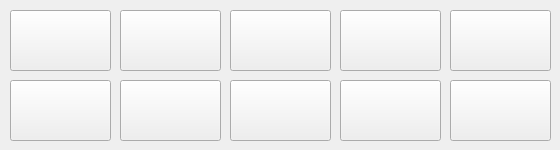
     <widget class="QWidget" name="tab2">
      <attribute name="title">
       <string>21-30</string>
      </attribute>
      <widget class="QPushButton" name="pushButton_21">
       <property name="geometry">
        <rect>
         <x>10</x>
         <y>10</y>
         <width>101</width>
         <height>61</height>
        </rect>
       </property>
       <property name="cursor">
        <cursorShape>ArrowCursor</cursorShape>
       </property>
       <property name="text">
        <string/>
       </property>
       <property name="icon">
        <iconset resource="../../icons.qrc">
         <normaloff>:/images/icons/process-stop.png</normaloff>:/images/icons/process-stop.png</iconset>
       </property>
       <property name="iconSize">
        <size>
         <width>36</width>
         <height>36</height>
        </size>
       </property>
      </widget>
      <widget class="QPushButton" name="pushButton_22">
       <property name="geometry">
        <rect>
         <x>120</x>
         <y>10</y>
         <width>101</width>
         <height>61</height>
        </rect>
       </property>
       <property name="cursor">
        <cursorShape>ArrowCursor</cursorShape>
       </property>
       <property name="text">
        <string/>
       </property>
       <property name="icon">
        <iconset resource="../../icons.qrc">
         <normaloff>:/images/icons/process-stop.png</normaloff>:/images/icons/process-stop.png</iconset>
       </property>
       <property name="iconSize">
        <size>
         <width>36</width>
         <height>36</height>
        </size>
       </property>
      </widget>
      <widget class="QPushButton" name="pushButton_23">
       <property name="geometry">
        <rect>
         <x>230</x>
         <y>10</y>
         <width>101</width>
         <height>61</height>
        </rect>
       </property>
       <property name="cursor">
        <cursorShape>ArrowCursor</cursorShape>
       </property>
       <property name="text">
        <string/>
       </property>
       <property name="icon">
        <iconset resource="../../icons.qrc">
         <normaloff>:/images/icons/process-stop.png</normaloff>:/images/icons/process-stop.png</iconset>
       </property>
       <property name="iconSize">
        <size>
         <width>36</width>
         <height>36</height>
        </size>
       </property>
      </widget>
      <widget class="QPushButton" name="pushButton_24">
       <property name="geometry">
        <rect>
         <x>340</x>
         <y>10</y>
         <width>101</width>
         <height>61</height>
        </rect>
       </property>
       <property name="cursor">
        <cursorShape>ArrowCursor</cursorShape>
       </property>
       <property name="text">
        <string/>
       </property>
       <property name="icon">
        <iconset resource="../../icons.qrc">
         <normaloff>:/images/icons/process-stop.png</normaloff>:/images/icons/process-stop.png</iconset>
       </property>
       <property name="iconSize">
        <size>
         <width>36</width>
         <height>36</height>
        </size>
       </property>
      </widget>
      <widget class="QPushButton" name="pushButton_25">
       <property name="geometry">
        <rect>
         <x>450</x>
         <y>10</y>
         <width>101</width>
         <height>61</height>
        </rect>
       </property>
       <property name="cursor">
        <cursorShape>ArrowCursor</cursorShape>
       </property>
       <property name="text">
        <string/>
       </property>
       <property name="icon">
        <iconset resource="../../icons.qrc">
         <normaloff>:/images/icons/process-stop.png</normaloff>:/images/icons/process-stop.png</iconset>
       </property>
       <property name="iconSize">
        <size>
         <width>36</width>
         <height>36</height>
        </size>
       </property>
      </widget>
      <widget class="QPushButton" name="pushButton_26">
       <property name="geometry">
        <rect>
         <x>10</x>
         <y>80</y>
         <width>101</width>
         <height>61</height>
        </rect>
       </property>
       <property name="cursor">
        <cursorShape>ArrowCursor</cursorShape>
       </property>
       <property name="text">
        <string/>
       </property>
       <property name="icon">
        <iconset resource="../../icons.qrc">
         <normaloff>:/images/icons/process-stop.png</normaloff>:/images/icons/process-stop.png</iconset>
       </property>
       <property name="iconSize">
        <size>
         <width>36</width>
         <height>36</height>
        </size>
       </property>
      </widget>
      <widget class="QPushButton" name="pushButton_27">
       <property name="geometry">
        <rect>
         <x>120</x>
         <y>80</y>
         <width>101</width>
         <height>61</height>
        </rect>
       </property>
       <property name="cursor">
        <cursorShape>ArrowCursor</cursorShape>
       </property>
       <property name="text">
        <string/>
       </property>
       <property name="icon">
        <iconset resource="../../icons.qrc">
         <normaloff>:/images/icons/process-stop.png</normaloff>:/images/icons/process-stop.png</iconset>
       </property>
       <property name="iconSize">
        <size>
         <width>36</width>
         <height>36</height>
        </size>
       </property>
      </widget>
      <widget class="QPushButton" name="pushButton_28">
       <property name="geometry">
        <rect>
         <x>230</x>
         <y>80</y>
         <width>101</width>
         <height>61</height>
        </rect>
       </property>
       <property name="cursor">
        <cursorShape>ArrowCursor</cursorShape>
       </property>
       <property name="text">
        <string/>
       </property>
       <property name="icon">
        <iconset resource="../../icons.qrc">
         <normaloff>:/images/icons/process-stop.png</normaloff>:/images/icons/process-stop.png</iconset>
       </property>
       <property name="iconSize">
        <size>
         <width>36</width>
         <height>36</height>
        </size>
       </property>
      </widget>
      <widget class="QPushButton" name="pushButton_29">
       <property name="geometry">
        <rect>
         <x>340</x>
         <y>80</y>
         <width>101</width>
         <height>61</height>
        </rect>
       </property>
       <property name="cursor">
        <cursorShape>ArrowCursor</cursorShape>
       </property>
       <property name="text">
        <string/>
       </property>
       <property name="icon">
        <iconset resource="../../icons.qrc">
         <normaloff>:/images/icons/process-stop.png</normaloff>:/images/icons/process-stop.png</iconset>
       </property>
       <property name="iconSize">
        <size>
         <width>36</width>
         <height>36</height>
        </size>
       </property>
      </widget>
      <widget class="QPushButton" name="pushButton_30">
       <property name="geometry">
        <rect>
         <x>450</x>
         <y>80</y>
         <width>101</width>
         <height>61</height>
        </rect>
       </property>
       <property name="cursor">
        <cursorShape>ArrowCursor</cursorShape>
       </property>
       <property name="text">
        <string/>
       </property>
       <property name="icon">
        <iconset resource="../../icons.qrc">
         <normaloff>:/images/icons/process-stop.png</normaloff>:/images/icons/process-stop.png</iconset>
       </property>
       <property name="iconSize">
        <size>
         <width>36</width>
         <height>36</height>
        </size>
       </property>
      </widget>
     </widget>
